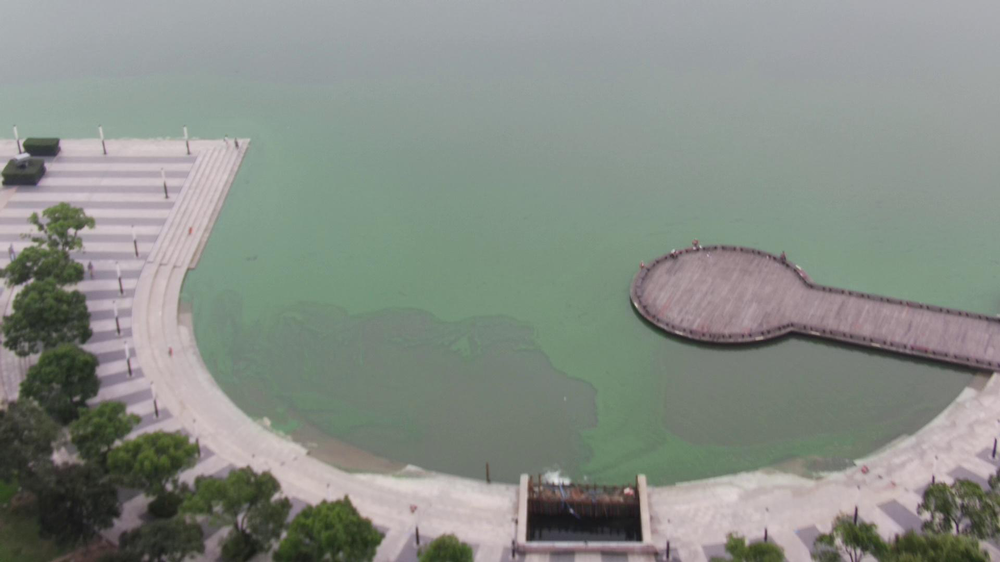
#> input picture SpaceLab/1.png, 1000 x 562 px, shrunk from 1920 x 1080 before the run, found by its file name
$ python picMatchUtily.py
#> lines starting #> are read from the running program, lines starting #| are printed output that depends on the picture; after the words box and inside, x2 and y2 are one past the last pixel; in counts of white or black regions, pixels touching at a corner belong together
# 对那些旋转较大角度的图片去重

import cv2
import numpy as np


#获取图片关键点和特征向量
def detectAndDescribe(image):
    # 将彩色图片转成灰度图
    gray = cv2.cvtColor(image, cv2.COLOR_BGR2GRAY)

    # SIFT生成器
    destriptor = cv2.SIFT_create()
    kps, features = destriptor.detectAndCompute(gray, None)

    # 结果转成numpy数组
    kps = np.float32([kp.pt for kp in kps])
    return (kps, features)

#特征匹配
def matchKeyPoints(kpsA, kpsB, featuresA, featuresB, ratio=0.75, reprojThresh=4.0):
    # 建立暴力匹配器
    matcher = cv2.BFMatcher()

    # KNN检测来自两张图片的SIFT特征匹配对
    rawMatches = matcher.knnMatch(featuresA, featuresB, 2)
    #元组类型，924对
    matches = []
    for m in rawMatches:
        # 当最近距离跟次近距离的比值小于ratio时，保留此配对
        # (<DMatch 000001B1D6B605F0>, <DMatch 000001B1D6B60950>) 表示对于featuresA中每个观测点，得到的最近的来自B中的两个关键点向量
        if len(m) == 2 and m[0].distance < m[1].distance * ratio:
            # 存储两个点在featuresA, featuresB中的索引值
            matches.append([m[0].trainIdx, m[0].queryIdx])
            # 这里怎么感觉只用了m[0]也就是最近的那个向量啊，应该没用到次向量
            # 这个m[0].trainIdx表示的时该向量在B中的索引位置， m[0].queryIdx表示的时A中的当前关键点的向量索引

    # 当筛选后的匹配对大于4时，可以拿来计算视角变换矩阵
    if len(matches) > 4:
        # 获取匹配对的点坐标
        #主要逻辑是从图片B中给图片A中的关键点拿最近的K个匹配向量，然后基于规则筛选，
        # 保存好匹配好的关键点的两个索引值，通过索引值取到匹配点的坐标值，
        # 有了多于4对的坐标值，就能得到透视变换矩阵。 这里返回的主要就是那个变换矩阵。
        ptsA = np.float32([kpsA[i] for (_, i) in matches])
        ptsB = np.float32([kpsB[i] for (i, _) in matches])

        # 计算视角变换矩阵  这里就是采样，然后解方程得到变换矩阵的过程
        (H, status) = cv2.findHomography(ptsA, ptsB, cv2.RANSAC, reprojThresh)

        return (matches, H, status)

    # 匹配结果小于4时，返回None
    return None

def drawMatches(imageA, imageB, kpsA, kpsB, matches, status):
    # 初始化可视化图片，将A、B图左右连接到一起
    (hA, wA) = imageA.shape[:2]
    (hB, wB) = imageB.shape[:2]
    vis = np.zeros((max(hA, hB), wA + wB, 3), dtype="uint8")
    vis[0:hA, 0:wA] = imageA
    vis[0:hB, wA:] = imageB

    # 联合遍历，画出匹配对
    for ((trainIdx, queryIdx), s) in zip(matches, status):
        # 当点对匹配成功时，画到可视化图上
        if s == 1:
            # 画出匹配对
            ptA = (int(kpsA[queryIdx][0]), int(kpsA[queryIdx][1]))
            ptB = (int(kpsB[trainIdx][0]) + wA, int(kpsB[trainIdx][1]))
            cv2.line(vis, ptA, ptB, (0, 255, 0), 1)

    # 返回可视化结果
    return vis


#读取两张有很大旋转的相似图片
image1 = cv2.imread('./picHD/1.png')
#> image1 is the input picture: shape (562, 1000, 3); mean B, G, R 134.3, 141, 135.1
image2 = cv2.imread('./picHD/2.png')
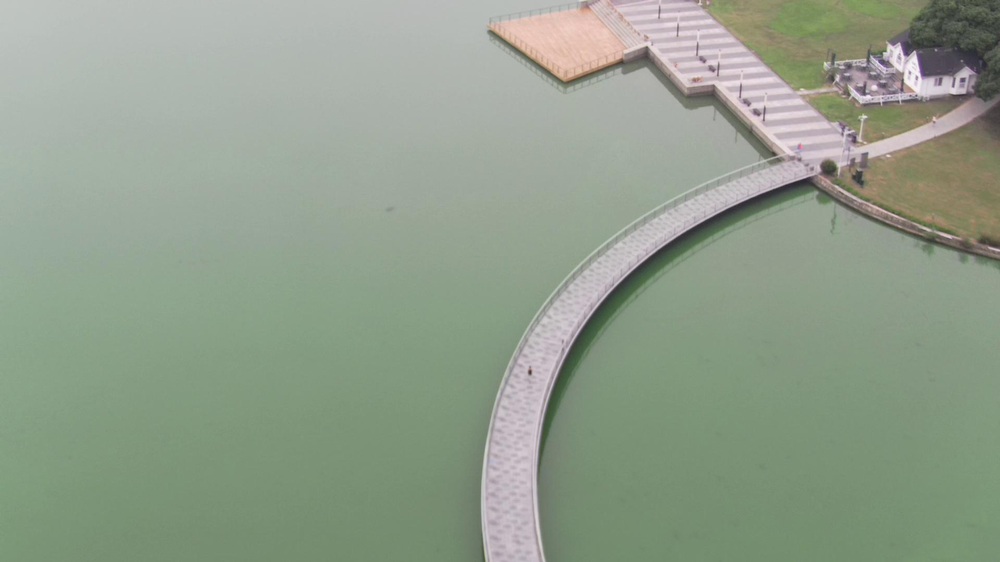
#> input picture SpaceLab/2.png, 1000 x 562 px, shrunk from 1920 x 1080 before the run, found by its file name
#> image2 is the input picture: shape (562, 1000, 3); mean B, G, R 140.2, 157.9, 145.2

# 检测A， B图片的SIFT特征关键点，得到关键点的表示向量
(kps_img1, features_img1) = detectAndDescribe(image1)
#> in detectAndDescribe, `kps, features = destriptor.detectAndCompute(gray, None)`: kps = 936 keypoints; strongest (x, y, size): (624, 520, 26.5), (24, 176, 21.6), (639, 538, 5.2), (44, 149, 18.9)
#> in detectAndDescribe, `kps = np.float32([kp.pt for kp in kps])`: kps = 936 pairs, first value 2.7 to 996.2, second value 128.4 to 557.4
#> kps_img1 has the same summary as kps in detectAndDescribe
# kpsA (关键点个数， 坐标)  features(关键点个数，向量)
#kps_img1 (924, 2) features_img1  (924, 128)
(kps_img2, features_img2) = detectAndDescribe(image2)
#> in detectAndDescribe (call 2), `gray = cv2.cvtColor(image, cv2.COLOR_BGR2GRAY)`:
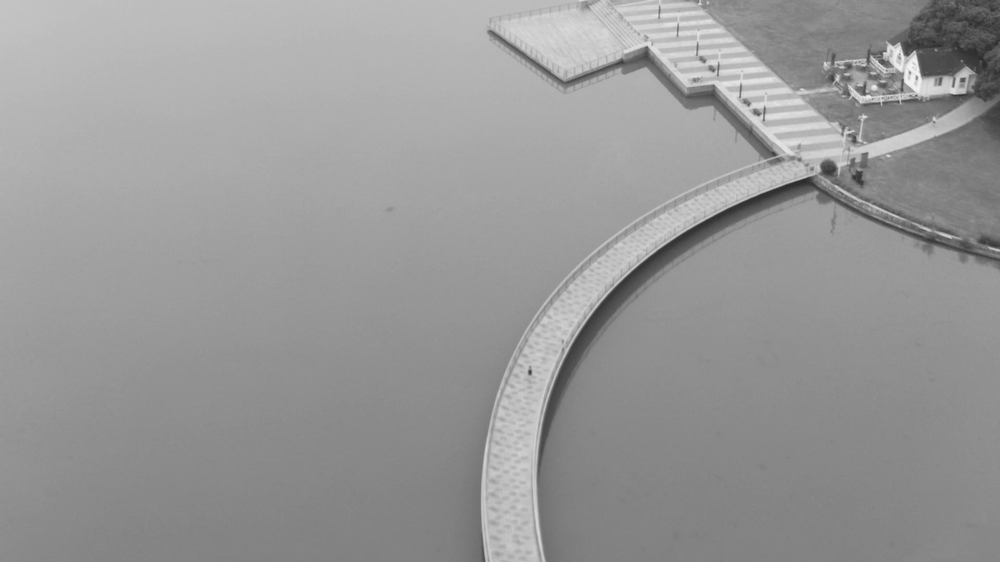
#> gray: shape (562, 1000); min 43, max 244, mean 152.1
#> in detectAndDescribe (call 2), `kps, features = destriptor.detectAndCompute(gray, None)`: kps = 671 keypoints; strongest (x, y, size): (530, 372, 2.9), (828, 168, 10.2), (963, 80, 3.4), (756, 112, 4.8)
#> in detectAndDescribe (call 2), `kps = np.float32([kp.pt for kp in kps])`: kps = 671 pairs, first value 485.9 to 996, second value 2.63 to 554
#> kps_img2 has the same summary as kps in detectAndDescribe

# 匹配两张图片的所有特征点，返回匹配结果 注意，这里是变换right这张图像，所以应该是从left找与right中匹配的点，然后去计算right的变换矩阵
M = matchKeyPoints(kps_img1, kps_img2, features_img1, features_img2)
#> in matchKeyPoints, `rawMatches = matcher.knnMatch(featuresA, featuresB, 2)`: rawMatches = 936 matches
#> after the loop in matchKeyPoints, `for m in rawMatches:`: matches = 25 pairs, first value 44 to 650, second value 6 to 912
#> in matchKeyPoints, `ptsA = np.float32([kpsA[i] for (_, i) in matches])`: ptsA = 25 pairs, first value 6.19 to 980, second value 141 to 520.7
#> in matchKeyPoints, `ptsB = np.float32([kpsB[i] for (i, _) in matches])`: ptsB = 25 pairs, first value 529.8 to 971.6, second value 27.4 to 372.1
#> in matchKeyPoints, `(H, status) = cv2.findHomography(ptsA, ptsB, cv2.RANSAC, reprojThresh)`: H = [[1.76, -6.23, 879.9], [0.441, -1.56, 218.2], [0.002, -0.00708, 1]]; status = 25 values, max 1 at index 12, min 0 at index 0, mean 0.24
if M:
    # 提取匹配结果
    (matches, H, status) = M
    print('888888')
    vis = drawMatches(image1, image2, kps_img1, kps_img2, matches, status)
#> in drawMatches, `vis[0:hA, 0:wA] = imageA`:
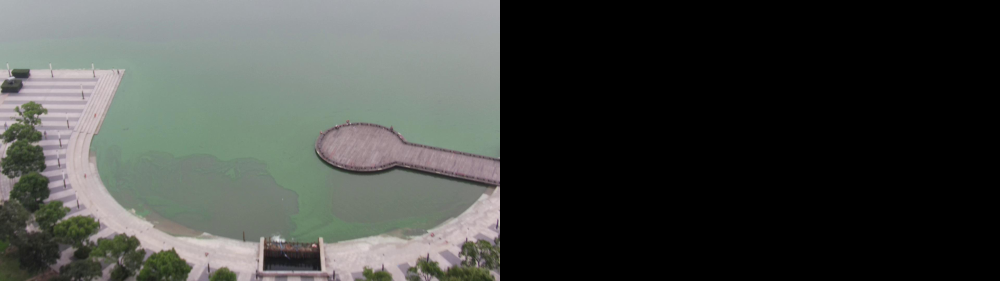
#> vis: shape (562, 2000, 3) (shown at 1/2 size); mean B, G, R 67.2, 70.5, 67.5
#> in drawMatches, `vis[0:hB, wA:] = imageB`:
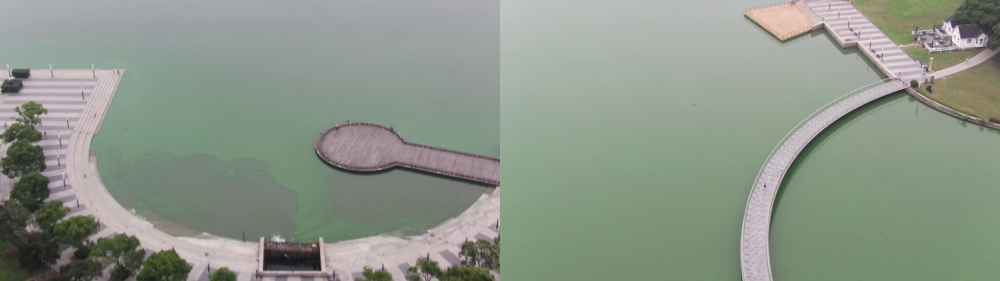
#> vis: shape (562, 2000, 3) (shown at 1/2 size); mean B, G, R 137.3, 149.5, 140.1
#> the loop in drawMatches, `for ((trainIdx, queryIdx), s) in zip(matches, status):` made 25 passes
#> (trainIdx, queryIdx, s, ptA) on passes 13, 18, 20, 21, 22, 24: (479, 682, [1], (752, 251)), (479, 781, [1], (868, 296)), (479, 789, [1], (881, 299)), (479, 801, [1], (900, 302)), (479, 862, [1], (940, 309)), (479, 911, [1], (979, 317))
#> (trainIdx, queryIdx, s) on passes 1 to 6: (602, 6, [0]), (598, 80, [0]), (445, 126, [0]), (145, 134, [0]), (650, 208, [0]), (598, 246, [0])
#> after the loop in drawMatches, `for ((trainIdx, queryIdx), s) in zip(matches, status):`:
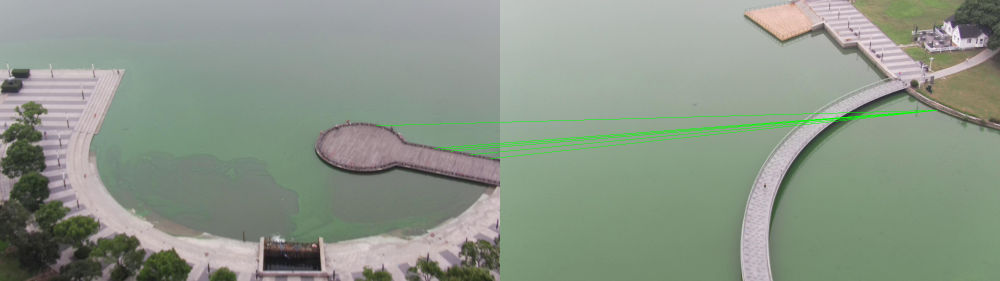
#> vis: shape (562, 2000, 3) (shown at 1/2 size); 0.5% of pixels changed, all inside (x1, y1, x2, y2) = (752, 220, 1876, 318)
    cv2.imshow("vis",vis)
    cv2.waitKey()
    cv2.destroyAllWindows()
